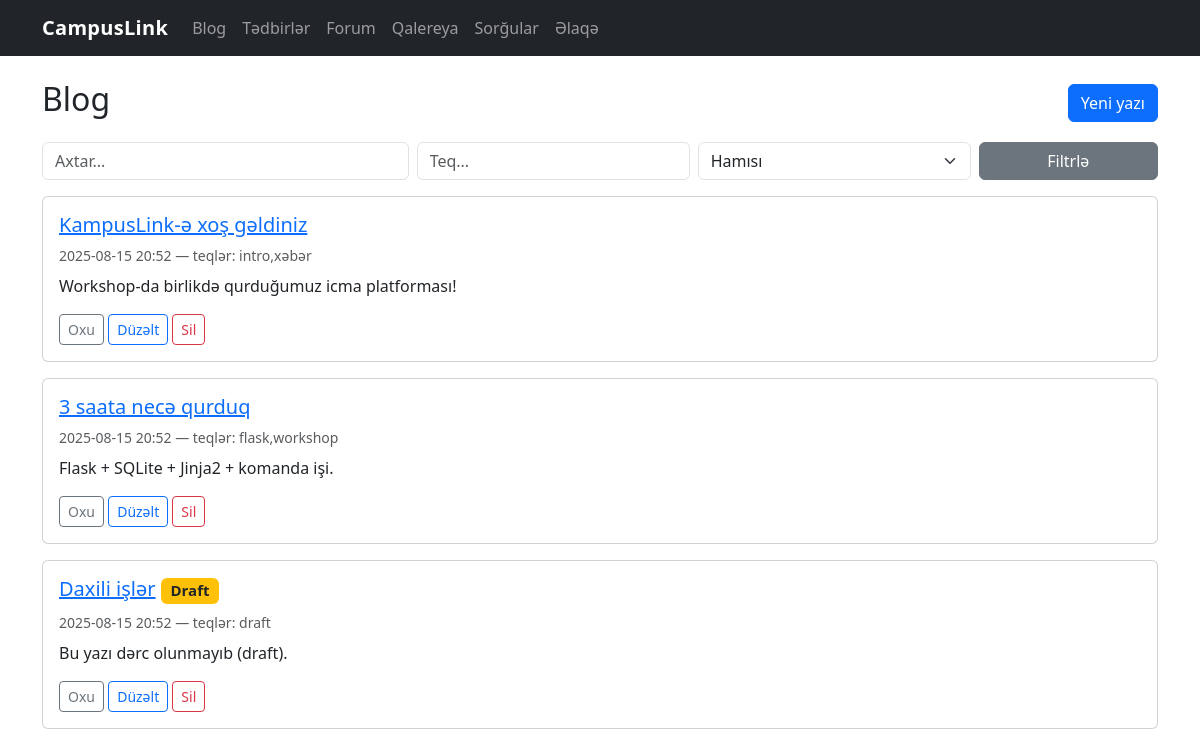
Screenshot of /blog/ with the database file from the repository.
### tables this page shows
CREATE TABLE blog_posts (
            id INTEGER PRIMARY KEY AUTOINCREMENT,
            title TEXT NOT NULL,
            content TEXT NOT NULL,
            tags TEXT,
            created_at TEXT NOT NULL,
            is_published INTEGER NOT NULL DEFAULT 1,
            slug TEXT UNIQUE
        );

### blog.py (the view)
@bp.route("/")
def list_posts():
    db = get_db()
    q = request.args.get("q", "").strip()
    tag = request.args.get("tag", "").strip()
    published = request.args.get("published", "").strip()
    page = int(request.args.get("page", 1))
    where = ["1=1"]
    params = []
    if q:
        where.append("(title LIKE ? OR content LIKE ?)")
        params.extend([f"%{q}%", f"%{q}%"])
    if tag:
        where.append("tags LIKE ?")
        params.append(f"%{tag}%")
    if published in ("0", "1"):
        where.append("is_published=?")
        params.append(published)
    per_page = 5
    offset = (page - 1) * per_page
    count_sql = f"SELECT COUNT(*) as c FROM blog_posts WHERE {' AND '.join(where)}"
    total = db.execute(count_sql, params).fetchone()["c"]
    sql = f"""
        SELECT * FROM blog_posts
        WHERE {" AND ".join(where)}
        ORDER BY created_at DESC
        LIMIT ? OFFSET ?
    """
    posts = db.execute(sql, params + [per_page, offset]).fetchall()
    total_pages = (total + per_page - 1) // per_page
    return render_template("blog/list.html",
                           posts=posts,
                           q=q, tag=tag, published=published,
                           page=page, total_pages=total_pages)

### database.py (called while the page is built)
def get_db():
    if "db" not in g:
        g.db = sqlite3.connect(DB_PATH)
        g.db.row_factory = sqlite3.Row
    return g.db

### polls.py (called while the page is built)
@bp.before_app_request
def ensure_session():
    return None

### templates/blog/list.html (shortened to what this page needs)
{% extends "base.html" %}
{% block content %}
<div class="d-flex justify-content-between align-items-center mb-3">
  <h2>Blog</h2>
  <a href="{{ url_for('blog.new_post') }}" class="btn btn-primary">Yeni yazı</a>
</div>
<form class="row g-2 mb-3">
  <div class="col-md-4"><input class="form-control" name="q" placeholder="Axtar..." value="{{ q or '' }}"></div>
  <div class="col-md-3"><input class="form-control" name="tag" placeholder="Teq..." value="{{ tag or '' }}"></div>
  <div class="col-md-3">
    <select name="published" class="form-select">
      <option value="">Hamısı</option>
    </select>
  </div>
  <div class="col-md-2"><button class="btn btn-secondary w-100">Filtrlə</button></div>
</form>
{% for p in posts %}
  <div class="card mb-3">
    <div class="card-body">
      <h5 class="card-title">
        <a href="{{ url_for('blog.detail', post_id=p['id']) }}">{{ p["title"] }}</a>
        {% if not p['is_published'] %}<span class="badge bg-warning text-dark">Draft</span>{% endif %}
      </h5>
      <div class="text-muted small mb-2">{{ p["created_at"] }} — teqlər: {{ p["tags"] or "—" }}</div>
      <p class="card-text">{{ p["content"][:200] }}{% if p["content"]|length > 200 %}...{% endif %}</p>
      <a class="btn btn-sm btn-outline-secondary" href="{{ url_for('blog.detail', post_id=p['id']) }}">Oxu</a>
      <a class="btn btn-sm btn-outline-primary" href="{{ url_for('blog.edit', post_id=p['id']) }}?password=admin123">Düzəlt</a>
      <a class="btn btn-sm btn-outline-danger" href="{{ url_for('blog.delete', post_id=p['id']) }}?password=admin123">Sil</a>
    </div>
  </div>
{% else %}
  <p>Heç nə tapılmadı.</p>
{% endfor %}
{% endblock %}

### templates/base.html (shortened to what this page needs)
<!doctype html>
<html lang="az">
  <head>
    <link href="https://cdn.jsdelivr.net/npm/bootstrap@5.3.3/dist/css/bootstrap.min.css" rel="stylesheet">
    <link href="{{ url_for('static', filename='style.css') }}" rel="stylesheet">
  </head>
  <body>
    <nav class="navbar navbar-expand-lg navbar-dark bg-dark">
      <div class="container">
        <a class="navbar-brand" href="{{ url_for('index') }}">CampusLink</a>
        <div id="nav" class="collapse navbar-collapse">
          <ul class="navbar-nav me-auto mb-2 mb-lg-0">
            <li class="nav-item"><a class="nav-link" href="{{ url_for('blog.list_posts') }}">Blog</a></li>
            <li class="nav-item"><a class="nav-link" href="{{ url_for('events.list_events') }}">Tədbirlər</a></li>
            <li class="nav-item"><a class="nav-link" href="{{ url_for('forum.list_topics') }}">Forum</a></li>
            <li class="nav-item"><a class="nav-link" href="{{ url_for('gallery.grid') }}">Qalereya</a></li>
            <li class="nav-item"><a class="nav-link" href="{{ url_for('polls.list_polls') }}">Sorğular</a></li>
            <li class="nav-item"><a class="nav-link" href="{{ url_for('feedback.contact') }}">Əlaqə</a></li>
          </ul>
        </div>
      </div>
    </nav>
    <main class="container my-4">
      {% block content %}{% endblock %}
    </main>
  </body>
</html>

### static/style.css (style rules this page uses)
body { font-family: system-ui, -apple-system, "Segoe UI", Roboto, Ubuntu, "Helvetica Neue", Arial, "Noto Sans", "Apple Color Emoji", "Segoe UI Emoji"; }
.navbar-brand { font-weight: 700; letter-spacing: .3px; }

### rows the page displays
blog_posts: title "KampusLink-ə xoş gəldiniz", created_at "2025-08-15 20:52", tags "intro,xəbər", content "Workshop-da birlikdə qurduğumuz icma platforması!"
blog_posts: title "3 saata necə qurduq", created_at "2025-08-15 20:52", tags "flask,workshop", content "Flask + SQLite + Jinja2 + komanda işi."
blog_posts: title "Daxili işlər", is_published "Draft", created_at "2025-08-15 20:52", tags "draft", content "Bu yazı dərc olunmayıb (draft)."
